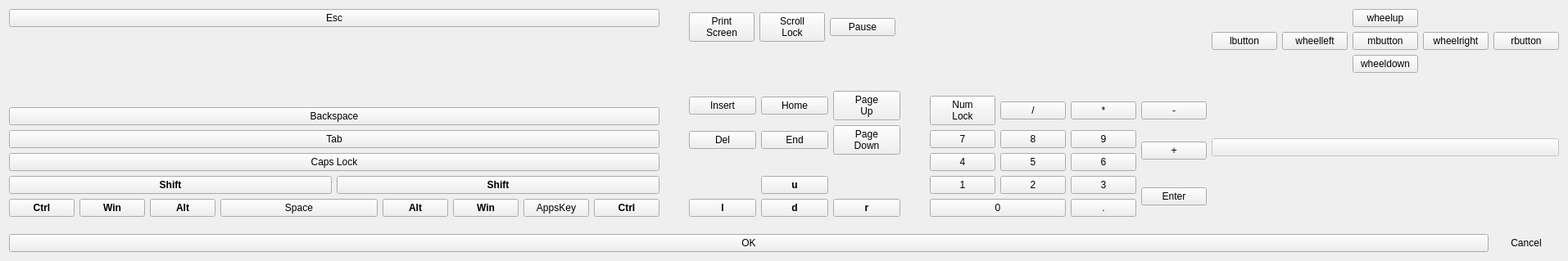
<?xml version="1.0" encoding="UTF-8"?>
<ui version="4.0">
 <class>Keyboard</class>
 <widget class="QWidget" name="Keyboard">
  <property name="geometry">
   <rect>
    <x>0</x>
    <y>0</y>
    <width>1914</width>
    <height>319</height>
   </rect>
  </property>
  <property name="windowTitle">
   <string>Hotkey Dialog</string>
  </property>
  <layout class="QVBoxLayout" name="verticalLayout" stretch="1,0">
   <item>
    <widget class="QWidget" name="keys_widget" native="true">
     <layout class="QHBoxLayout" name="keys_layout" stretch="1,0,0,0">
      <property name="margin">
       <number>0</number>
      </property>
      <item>
       <layout class="QVBoxLayout" name="main_block">
        <property name="rightMargin">
         <number>30</number>
        </property>
        <item>
         <layout class="QHBoxLayout" name="f_row">
          <item>
           <widget class="QPushButton" name="esc_key">
            <property name="text">
             <string>Esc</string>
            </property>
           </widget>
          </item>
         </layout>
        </item>
        <item>
         <widget class="QWidget" name="f_spacer" native="true"/>
        </item>
        <item>
         <layout class="QHBoxLayout" name="enter_key_rows">
          <item>
           <layout class="QVBoxLayout" name="top_letter_rows">
            <item>
             <layout class="QHBoxLayout" name="number_row">
              <item>
               <widget class="QPushButton" name="backspace_key">
                <property name="text">
                 <string>Backspace</string>
                </property>
               </widget>
              </item>
             </layout>
            </item>
            <item>
             <layout class="QHBoxLayout" name="letter_row_top">
              <item>
               <widget class="QPushButton" name="tab_key">
                <property name="text">
                 <string>Tab</string>
                </property>
               </widget>
              </item>
             </layout>
            </item>
           </layout>
          </item>
         </layout>
        </item>
        <item>
         <layout class="QHBoxLayout" name="letter_row_middle">
          <item>
           <widget class="QPushButton" name="caps_lock_key">
            <property name="text">
             <string>Caps Lock</string>
            </property>
           </widget>
          </item>
         </layout>
        </item>
        <item>
         <layout class="QHBoxLayout" name="letter_row_bottom">
          <item>
           <widget class="QPushButton" name="l_shift_key">
            <property name="font">
             <font>
              <weight>75</weight>
              <bold>true</bold>
             </font>
            </property>
            <property name="text">
             <string>Shift</string>
            </property>
           </widget>
          </item>
          <item>
           <widget class="QPushButton" name="r_shift_key">
            <property name="font">
             <font>
              <weight>75</weight>
              <bold>true</bold>
             </font>
            </property>
            <property name="text">
             <string>Shift</string>
            </property>
           </widget>
          </item>
         </layout>
        </item>
        <item>
         <layout class="QHBoxLayout" name="bottom_row" stretch="0,0,0,1,0,0,0,0">
          <item>
           <widget class="QPushButton" name="l_ctrl_key">
            <property name="font">
             <font>
              <weight>75</weight>
              <bold>true</bold>
             </font>
            </property>
            <property name="text">
             <string>Ctrl</string>
            </property>
           </widget>
          </item>
          <item>
           <widget class="QPushButton" name="l_win_key">
            <property name="font">
             <font>
              <weight>75</weight>
              <bold>true</bold>
             </font>
            </property>
            <property name="text">
             <string>Win</string>
            </property>
           </widget>
          </item>
          <item>
           <widget class="QPushButton" name="l_alt_key">
            <property name="font">
             <font>
              <weight>75</weight>
              <bold>true</bold>
             </font>
            </property>
            <property name="text">
             <string>Alt</string>
            </property>
           </widget>
          </item>
          <item>
           <widget class="QPushButton" name="space_key">
            <property name="text">
             <string>Space</string>
            </property>
            <property name="checkable">
             <bool>true</bool>
            </property>
           </widget>
          </item>
          <item>
           <widget class="QPushButton" name="r_alt_key">
            <property name="font">
             <font>
              <weight>75</weight>
              <bold>true</bold>
             </font>
            </property>
            <property name="text">
             <string>Alt</string>
            </property>
           </widget>
          </item>
          <item>
           <widget class="QPushButton" name="r_win_key">
            <property name="font">
             <font>
              <weight>75</weight>
              <bold>true</bold>
             </font>
            </property>
            <property name="text">
             <string>Win</string>
            </property>
           </widget>
          </item>
          <item>
           <widget class="QPushButton" name="apps_key">
            <property name="text">
             <string>AppsKey</string>
            </property>
           </widget>
          </item>
          <item>
           <widget class="QPushButton" name="r_ctrl_key">
            <property name="font">
             <font>
              <weight>75</weight>
              <bold>true</bold>
             </font>
            </property>
            <property name="text">
             <string>Ctrl</string>
            </property>
           </widget>
          </item>
         </layout>
        </item>
       </layout>
      </item>
      <item>
       <layout class="QVBoxLayout" name="cursor_block">
        <property name="rightMargin">
         <number>30</number>
        </property>
        <item>
         <layout class="QHBoxLayout" name="print_block">
          <item>
           <widget class="QPushButton" name="print_key">
            <property name="text">
             <string>Print
Screen</string>
            </property>
           </widget>
          </item>
          <item>
           <widget class="QPushButton" name="scroll_key">
            <property name="text">
             <string>Scroll
Lock</string>
            </property>
           </widget>
          </item>
          <item>
           <widget class="QPushButton" name="pause_key">
            <property name="text">
             <string>Pause</string>
            </property>
           </widget>
          </item>
          <item>
           <widget class="QWidget" name="print_spacer" native="true"/>
          </item>
         </layout>
        </item>
        <item>
         <widget class="QWidget" name="cursor_spacer" native="true"/>
        </item>
        <item>
         <layout class="QGridLayout" name="gridLayout">
          <item row="3" column="1">
           <widget class="QPushButton" name="up_key">
            <property name="font">
             <font>
              <weight>75</weight>
              <bold>true</bold>
             </font>
            </property>
            <property name="text">
             <string>u</string>
            </property>
           </widget>
          </item>
          <item row="4" column="0">
           <widget class="QPushButton" name="left_key">
            <property name="font">
             <font>
              <weight>75</weight>
              <bold>true</bold>
             </font>
            </property>
            <property name="text">
             <string>l</string>
            </property>
           </widget>
          </item>
          <item row="0" column="0">
           <widget class="QPushButton" name="ins_key">
            <property name="text">
             <string>Insert</string>
            </property>
           </widget>
          </item>
          <item row="0" column="1">
           <widget class="QPushButton" name="home_key">
            <property name="text">
             <string>Home</string>
            </property>
           </widget>
          </item>
          <item row="0" column="2">
           <widget class="QPushButton" name="pageup_key">
            <property name="text">
             <string>Page
Up</string>
            </property>
           </widget>
          </item>
          <item row="1" column="0">
           <widget class="QPushButton" name="del_key">
            <property name="text">
             <string>Del</string>
            </property>
           </widget>
          </item>
          <item row="1" column="1">
           <widget class="QPushButton" name="end_key">
            <property name="text">
             <string>End</string>
            </property>
           </widget>
          </item>
          <item row="1" column="2">
           <widget class="QPushButton" name="pagedown_key">
            <property name="text">
             <string>Page
Down</string>
            </property>
           </widget>
          </item>
          <item row="4" column="2">
           <widget class="QPushButton" name="right_key">
            <property name="font">
             <font>
              <weight>75</weight>
              <bold>true</bold>
             </font>
            </property>
            <property name="text">
             <string>r</string>
            </property>
           </widget>
          </item>
          <item row="4" column="1">
           <widget class="QPushButton" name="down_key">
            <property name="font">
             <font>
              <weight>75</weight>
              <bold>true</bold>
             </font>
            </property>
            <property name="text">
             <string>d</string>
            </property>
           </widget>
          </item>
          <item row="2" column="1">
           <widget class="QLabel" name="label">
            <property name="text">
             <string/>
            </property>
           </widget>
          </item>
         </layout>
        </item>
       </layout>
      </item>
      <item>
       <layout class="QVBoxLayout" name="num_block">
        <item>
         <widget class="QWidget" name="num_spacer" native="true">
          <widget class="QLabel" name="a2hotkey_label">
           <property name="geometry">
            <rect>
             <x>-1000</x>
             <y>-10</y>
             <width>1435</width>
             <height>29</height>
            </rect>
           </property>
           <property name="font">
            <font>
             <pointsize>16</pointsize>
            </font>
           </property>
           <property name="text">
            <string>TextLabel</string>
           </property>
          </widget>
         </widget>
        </item>
        <item>
         <layout class="QGridLayout" name="gridLayout_2">
          <item row="2" column="2">
           <widget class="QPushButton" name="num_6_key">
            <property name="text">
             <string>6</string>
            </property>
           </widget>
          </item>
          <item row="2" column="1">
           <widget class="QPushButton" name="num_5_key">
            <property name="text">
             <string>5</string>
            </property>
           </widget>
          </item>
          <item row="4" column="2">
           <widget class="QPushButton" name="num_dot_key">
            <property name="text">
             <string>.</string>
            </property>
           </widget>
          </item>
          <item row="3" column="2">
           <widget class="QPushButton" name="num_3_key">
            <property name="text">
             <string>3</string>
            </property>
           </widget>
          </item>
          <item row="1" column="0">
           <widget class="QPushButton" name="num_7_key">
            <property name="text">
             <string>7</string>
            </property>
           </widget>
          </item>
          <item row="3" column="1">
           <widget class="QPushButton" name="num_2_key">
            <property name="text">
             <string>2</string>
            </property>
           </widget>
          </item>
          <item row="1" column="1">
           <widget class="QPushButton" name="num_8_key">
            <property name="text">
             <string>8</string>
            </property>
           </widget>
          </item>
          <item row="1" column="2">
           <widget class="QPushButton" name="num_9_key">
            <property name="text">
             <string>9</string>
            </property>
           </widget>
          </item>
          <item row="3" column="0">
           <widget class="QPushButton" name="num_1_key">
            <property name="text">
             <string>1</string>
            </property>
           </widget>
          </item>
          <item row="2" column="0">
           <widget class="QPushButton" name="num_4_key">
            <property name="text">
             <string>4</string>
            </property>
           </widget>
          </item>
          <item row="0" column="1">
           <widget class="QPushButton" name="num_slash_key">
            <property name="text">
             <string>/</string>
            </property>
           </widget>
          </item>
          <item row="0" column="0">
           <widget class="QPushButton" name="num_lock_key">
            <property name="text">
             <string>Num
Lock</string>
            </property>
           </widget>
          </item>
          <item row="0" column="2">
           <widget class="QPushButton" name="num_asterisk_key">
            <property name="text">
             <string>*</string>
            </property>
           </widget>
          </item>
          <item row="1" column="3" rowspan="2">
           <widget class="QPushButton" name="num_plus_key">
            <property name="text">
             <string>+</string>
            </property>
           </widget>
          </item>
          <item row="3" column="3" rowspan="2">
           <widget class="QPushButton" name="num_enter_key">
            <property name="text">
             <string>Enter</string>
            </property>
           </widget>
          </item>
          <item row="0" column="3">
           <widget class="QPushButton" name="num_minus_key">
            <property name="text">
             <string>-</string>
            </property>
           </widget>
          </item>
          <item row="4" column="0" colspan="2">
           <widget class="QPushButton" name="num_0_key">
            <property name="text">
             <string>0</string>
            </property>
           </widget>
          </item>
         </layout>
        </item>
       </layout>
      </item>
      <item>
       <layout class="QVBoxLayout" name="mouse_block">
        <item>
         <layout class="QGridLayout" name="mouse_layout">
          <item row="1" column="2">
           <widget class="QPushButton" name="mbutton">
            <property name="text">
             <string>mbutton</string>
            </property>
           </widget>
          </item>
          <item row="0" column="2">
           <widget class="QPushButton" name="wheelup">
            <property name="text">
             <string>wheelup</string>
            </property>
           </widget>
          </item>
          <item row="3" column="0" rowspan="2" colspan="5">
           <widget class="QPushButton" name="_blindbutton">
            <property name="enabled">
             <bool>false</bool>
            </property>
            <property name="text">
             <string/>
            </property>
           </widget>
          </item>
          <item row="2" column="2">
           <widget class="QPushButton" name="wheeldown">
            <property name="text">
             <string>wheeldown</string>
            </property>
           </widget>
          </item>
          <item row="0" column="0" rowspan="3">
           <widget class="QPushButton" name="lbutton">
            <property name="text">
             <string>lbutton</string>
            </property>
           </widget>
          </item>
          <item row="0" column="1" rowspan="3">
           <widget class="QPushButton" name="wheelleft">
            <property name="text">
             <string>wheelleft</string>
            </property>
           </widget>
          </item>
          <item row="0" column="3" rowspan="3">
           <widget class="QPushButton" name="wheelright">
            <property name="text">
             <string>wheelright</string>
            </property>
           </widget>
          </item>
          <item row="0" column="4" rowspan="3">
           <widget class="QPushButton" name="rbutton">
            <property name="text">
             <string>rbutton</string>
            </property>
           </widget>
          </item>
         </layout>
        </item>
       </layout>
      </item>
     </layout>
    </widget>
   </item>
   <item>
    <layout class="QHBoxLayout" name="horizontalLayout" stretch="1,0">
     <property name="topMargin">
      <number>15</number>
     </property>
     <item>
      <widget class="QPushButton" name="a2ok_button">
       <property name="text">
        <string>OK</string>
       </property>
      </widget>
     </item>
     <item>
      <widget class="QPushButton" name="a2cancel_button">
       <property name="text">
        <string>Cancel</string>
       </property>
       <property name="flat">
        <bool>true</bool>
       </property>
      </widget>
     </item>
    </layout>
   </item>
  </layout>
 </widget>
 <resources/>
 <connections/>
</ui>
